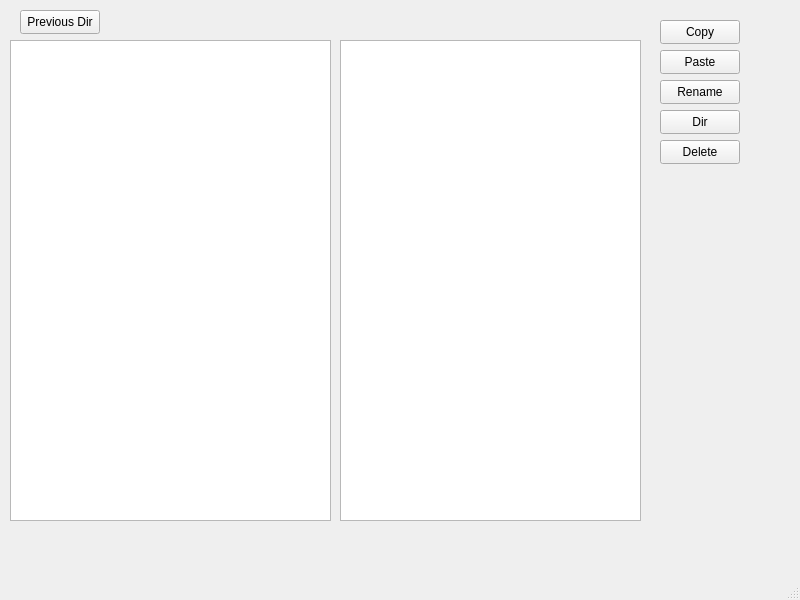
<?xml version="1.0" encoding="UTF-8"?>
<ui version="4.0">
 <class>MainWindow</class>
 <widget class="QMainWindow" name="MainWindow">
  <property name="geometry">
   <rect>
    <x>0</x>
    <y>0</y>
    <width>800</width>
    <height>600</height>
   </rect>
  </property>
  <property name="windowTitle">
   <string>FileManager</string>
  </property>
  <widget class="QWidget" name="centralwidget">
   <widget class="QTreeView" name="treeView">
    <property name="geometry">
     <rect>
      <x>10</x>
      <y>40</y>
      <width>321</width>
      <height>481</height>
     </rect>
    </property>
   </widget>
   <widget class="QListView" name="listView">
    <property name="geometry">
     <rect>
      <x>340</x>
      <y>40</y>
      <width>301</width>
      <height>481</height>
     </rect>
    </property>
   </widget>
   <widget class="QPushButton" name="copyButton">
    <property name="geometry">
     <rect>
      <x>660</x>
      <y>20</y>
      <width>80</width>
      <height>24</height>
     </rect>
    </property>
    <property name="text">
     <string>Copy</string>
    </property>
   </widget>
   <widget class="QPushButton" name="deleteButton">
    <property name="geometry">
     <rect>
      <x>660</x>
      <y>140</y>
      <width>80</width>
      <height>24</height>
     </rect>
    </property>
    <property name="text">
     <string>Delete</string>
    </property>
   </widget>
   <widget class="QPushButton" name="renameButton">
    <property name="geometry">
     <rect>
      <x>660</x>
      <y>80</y>
      <width>80</width>
      <height>24</height>
     </rect>
    </property>
    <property name="text">
     <string>Rename</string>
    </property>
   </widget>
   <widget class="QPushButton" name="selectDirButton">
    <property name="geometry">
     <rect>
      <x>660</x>
      <y>110</y>
      <width>80</width>
      <height>24</height>
     </rect>
    </property>
    <property name="text">
     <string>Dir</string>
    </property>
   </widget>
   <widget class="QPushButton" name="pasteButton">
    <property name="geometry">
     <rect>
      <x>660</x>
      <y>50</y>
      <width>80</width>
      <height>24</height>
     </rect>
    </property>
    <property name="text">
     <string>Paste</string>
    </property>
   </widget>
   <widget class="QPushButton" name="privDirButton">
    <property name="geometry">
     <rect>
      <x>20</x>
      <y>10</y>
      <width>80</width>
      <height>24</height>
     </rect>
    </property>
    <property name="text">
     <string>Previous Dir</string>
    </property>
   </widget>
  </widget>
  <widget class="QMenuBar" name="menubar">
   <property name="geometry">
    <rect>
     <x>0</x>
     <y>0</y>
     <width>800</width>
     <height>21</height>
    </rect>
   </property>
  </widget>
  <widget class="QStatusBar" name="statusbar"/>
 </widget>
 <resources/>
 <connections/>
</ui>
